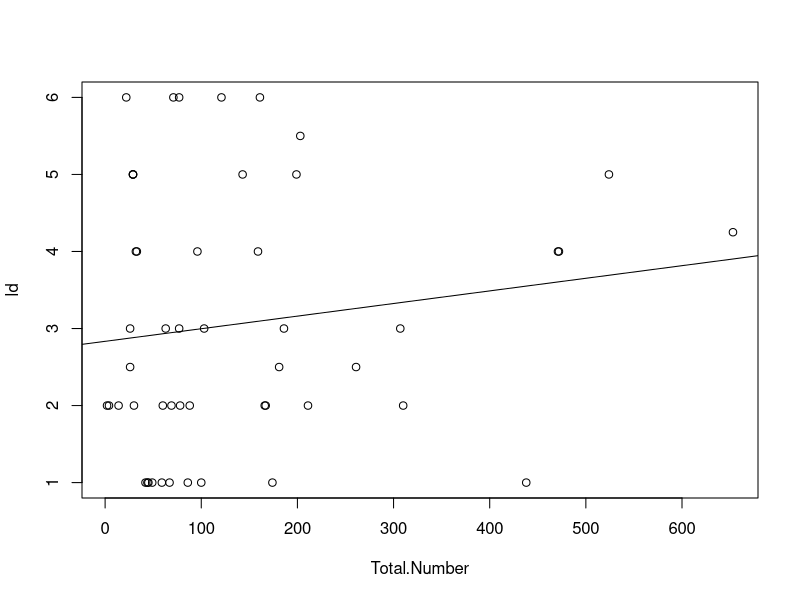
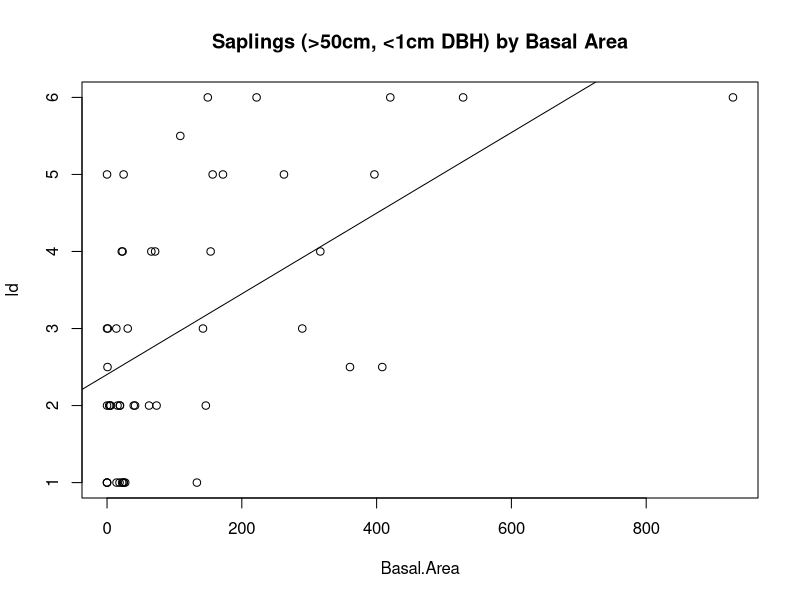

R code for these plots, in order: (Note: this script raises an error after producing the figures.)
# compare seju counts to ladder fuels
rm(list=ls())

# read in seju data summarized by plot
seju.data.p <- read.csv('data/seju_data_p.csv')
dim(seju.data.p)

# read in ladder fuel data
ld <- read.csv('data/mean_ladder_fuel_54.csv')
dim(ld)

seju.data.p$ld <- ld$ld[1:50]
seju.data.p$rl <- ld$rl[1:50]
head(seju.data.p)

#plot(seju.data.p$ld~seju.data.p$Total.Number)
plot(ld~Total.Number,data=seju.data.p)
fit <- lm(ld~Total.Number,data=seju.data.p)
abline(fit)

# compare saplings
saplings.p <- read.csv('data/saplings_p.csv')
dim(saplings.p)

saplings.p$ld <- ld$ld[1:50]
saplings.p$rl <- ld$rl[1:50]
head(saplings.p)

# run these lines to replace NAs with zeros
saplings.p$Basal.Area[which(is.na(saplings.p$Basal.Area))] <- 0
saplings.p$Count[which(is.na(saplings.p$Count))] <- 0

plot(ld~Basal.Area,data=saplings.p[-28,],main = "Saplings (>50cm, <1cm DBH) by Basal Area")
fit <- lm(ld~Basal.Area,data=saplings.p[-28,])
abline(fit)
summary(fit)

plot(rl~Basal.Area,data=saplings.p[-28,],main = "Saplings (>50cm, <1cm DBH) by Basal Area")
fit <- lm(rl~Basal.Area,data=saplings.p[-28,])
abline(fit)
summary(fit)

plot(ld~Count,data=saplings.p[-28,],main = "Saplings (>50cm, <1cm DBH) by count totals")
fit <- lm(ld~Count,data=saplings.p[-28,])
abline(fit)
summary(fit)

plot(rl~Count,data=saplings.p[-28,],main = "Saplings (>50cm, <1cm DBH) by count totals")
fit <- lm(rl~Count,data=saplings.p[-28,])
abline(fit)
summary(fit)

# compare small trees
smalltrees.p <- read.csv('data/trees_1_5_p.csv')
dim(smalltrees.p)

smalltrees.p$ld <- ld$ld[1:50]
smalltrees.p$rl <- ld$rl[1:50]
head(smalltrees.p)

# run these lines to replace NAs with zeros
smalltrees.p$Basal.Area[which(is.na(smalltrees.p$Basal.Area))] <- 0
#smalltrees.p$Count[which(is.na(smalltrees.p$Count))] <- 0

smalltrees.p$log10.Basal.Area <- log10(smalltrees.p$Basal.Area+1)
smalltrees.p$log10.rl <- log10(smalltrees.p$rl+1)

plot(ld~Basal.Area,data=smalltrees.p, main = "Small trees (1-5cm DBH) by Basal Area")
fit <- lm(ld~Basal.Area,data=smalltrees.p)
abline(fit)
summary(fit)

#uncomment to identify specific points
#identify(smalltrees.p$ld~smalltrees.p$Basal.Area)

plot(rl~Basal.Area,data=smalltrees.p, main = "Small trees (1-5cm DBH) by Basal Area")
fit <- lm(rl~Basal.Area,data=smalltrees.p)
abline(fit)
summary(fit)

plot(log10.rl~log10.Basal.Area,data=smalltrees.p,main = "Small trees (1-5cm DBH) by Basal Area")
fit <- lm(log10.rl~log10.Basal.Area,data=smalltrees.p)
abline(fit)
summary(fit)

# raw vs. classified
plot(ld~rl,data=smalltrees.p)

## add together small trees and saplings
head(saplings.p)
head(smalltrees.p)
smalltrees.p$sap.smtr.BA <- saplings.p$Basal.Area+smalltrees.p$Basal.Area

plot(ld~sap.smtr.BA,data=smalltrees.p[-28,])
fit <- lm(ld~sap.smtr.BA,data=smalltrees.p[-28,])
abline(fit)
summary(fit)
identify(smalltrees.p$ld[-28]~smalltrees.p$sap.smtr.BA[-28])
